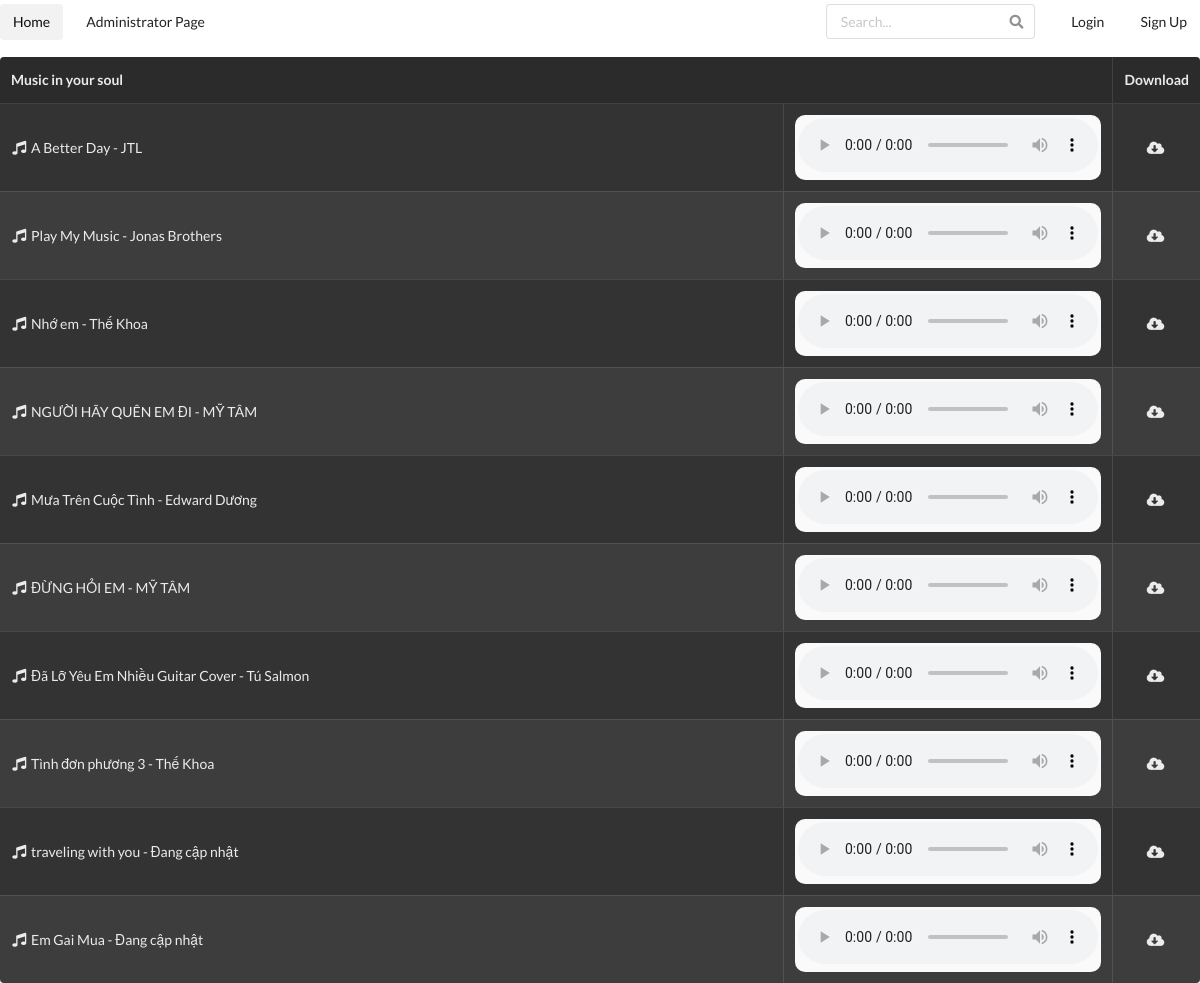
The page / on the database its author committed.
### watermark/models.py (models this page shows, shortened)
class Song(models.Model):
    id = models.CharField(max_length=20, primary_key=True, unique=True)
    name = models.CharField(null=True, blank=True, max_length=150)
    author = models.CharField(null=True, blank=True, max_length=100)
    srcLink = models.CharField(null=True, blank=True, max_length=250)
    genre = models.CharField(null=True, blank=True, max_length=100)
    fileType = models.CharField(blank=True, max_length=10)
    user = models.ForeignKey(User, on_delete=models.CASCADE, blank=True, null=True)
    price = models.FloatField(default=0)
    class Meta:
        db_table = 'watermark_song'

### watermark/views.py (the view)
# urls.py: 2. Add a URL to urlpatterns:  path('', views.home, name='home')
def home(request):
    songs = Song.objects.all()
    return render(request, 'index.html', {'songs':songs})

### watermark/templates/index.html
{% extends 'base.html' %}
{% block content %}
{% if songs.count > 0 %}
<table class="ui selectable inverted celled striped table">
    <thead>
    <tr>
        <th colspan="2">Music in your soul</th>
        <th>Download</th>
    </tr>
    </thead>
    <tbody>
    {% for song in songs %}
    <tr id="{{ song.id }}">
        <td>
            {% if song.author == "" %}
                <i class="music icon"></i>{{ song.name }}
            {% else %}
                <i class="music icon"></i>{{ song.name }} -  {{ song.author }}
            {% endif %}
        </td>
        <td class="collapsing">
            <div style="background-color: #fafafa;
                        padding: 3px;
                        display: inline-block;
                        border-radius: 10px;">
                <audio controls onplay="playEvent(this)">
                    <source src="https://docs.google.com/uc?export=open&id={{ song.id }}" type="audio/mp3">
                </audio>
            </div>
        </td>
        <td class="collapsing center aligned">
            <i class="cloud download icon" style="cursor: pointer;"></i>
        </td>
    </tr>
    {% endfor %}
    </tbody>
</table>
{% endif %}
{% endblock %}

### watermark/templates/base.html (shortened to what this page needs)
{% load static %}
<!doctype html>
<html lang="en">
<head>
    <link rel="stylesheet" type="text/css" href="{% static 'dist/semantic.min.css' %}">
    <link rel="stylesheet" href="{% static 'custom_css.css' %}">
</head>
<body>
    {% block navigator %}
    <div class="ui secondary menu">
        <a class="active item" href="{% url 'homepage' %}">
            Home
        </a>
        <a class="item" href="/admin">
            Administrator Page
        </a>
        <div class="right menu">
            <div class="item">
                <div class="ui icon input">
                    <input type="text" placeholder="Search...">
                    <i class="search link icon"></i>
                </div>
            </div>
            {% if not user.is_authenticated %}
                <a class="ui item" href="{% url 'login' %}">
                    Login
                </a>
                <a class="ui item" href="{% url 'signup' %}">
                    Sign Up
                </a>
            {% endif %}
        </div>
    </div>
    {% endblock %}
    <div style="height: 100%;">
        {% block content %}
        {% endblock %}
    </div>
</body>
</html>

### rows shown on the page
Song: name "A Better Day", author "JTL"
Song: name "Play My Music", author "Jonas Brothers"
Song: name "Nhớ em", author "Thế Khoa"
Song: name "NGƯỜI HÃY QUÊN EM ĐI", author "MỸ TÂM"
Song: name "Mưa Trên Cuộc Tình", author "Edward Dương"
Song: name "ĐỪNG HỎI EM", author "MỸ TÂM"
Song: name "Đã Lỡ Yêu Em Nhiều Guitar Cover", author "Tú Salmon"
Song: name "Tình đơn phương 3", author "Thế Khoa"
Song: name "traveling with you", author "Đang cập nhật"
Song: name "Em Gai Mua", author "Đang cập nhật"
